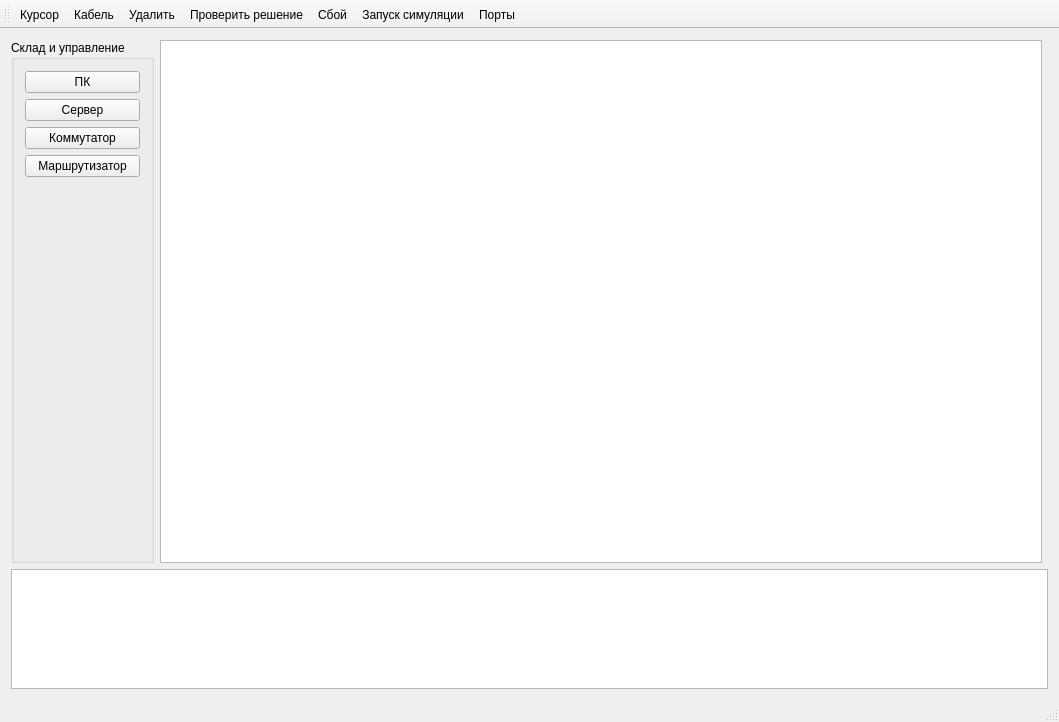
<?xml version="1.0" encoding="UTF-8"?>
<ui version="4.0">
 <class>LanTopologySimulatorClass</class>
 <widget class="QMainWindow" name="LanTopologySimulatorClass">
  <property name="geometry">
   <rect>
    <x>0</x>
    <y>0</y>
    <width>1059</width>
    <height>722</height>
   </rect>
  </property>
  <property name="windowTitle">
   <string>LanTopologySimulator</string>
  </property>
  <widget class="QWidget" name="centralWidget">
   <layout class="QGridLayout" name="gridLayout">
    <item row="0" column="0">
     <widget class="QGroupBox" name="boxInventory">
      <property name="title">
       <string>Склад и управление</string>
      </property>
      <layout class="QVBoxLayout" name="verticalLayout">
       <item>
        <widget class="QPushButton" name="btnPC">
         <property name="text">
          <string>ПК</string>
         </property>
         <property name="icon">
          <iconset resource="../LanTopologySimulator.qrc">
           <normaloff>:/LanTopologySimulator/icons/pc.svg</normaloff>:/LanTopologySimulator/icons/pc.svg</iconset>
         </property>
         <property name="iconSize">
          <size>
           <width>22</width>
           <height>22</height>
          </size>
         </property>
        </widget>
       </item>
       <item>
        <widget class="QPushButton" name="btnServer">
         <property name="text">
          <string>Сервер</string>
         </property>
         <property name="icon">
          <iconset>
           <selectedon>:/LanTopologySimulator/icons/server.svg</selectedon>
          </iconset>
         </property>
         <property name="iconSize">
          <size>
           <width>22</width>
           <height>22</height>
          </size>
         </property>
        </widget>
       </item>
       <item>
        <widget class="QPushButton" name="btnSwitch">
         <property name="text">
          <string>Коммутатор</string>
         </property>
         <property name="icon">
          <iconset>
           <selectedon>:/LanTopologySimulator/icons/switch.svg</selectedon>
          </iconset>
         </property>
         <property name="iconSize">
          <size>
           <width>22</width>
           <height>22</height>
          </size>
         </property>
        </widget>
       </item>
       <item>
        <widget class="QPushButton" name="btnRouter">
         <property name="text">
          <string>Маршрутизатор</string>
         </property>
         <property name="icon">
          <iconset>
           <selectedon>:/LanTopologySimulator/icons/router.svg</selectedon>
          </iconset>
         </property>
         <property name="iconSize">
          <size>
           <width>22</width>
           <height>22</height>
          </size>
         </property>
        </widget>
       </item>
       <item>
        <spacer name="verticalSpacer">
         <property name="orientation">
          <enum>Qt::Vertical</enum>
         </property>
         <property name="sizeHint" stdset="0">
          <size>
           <width>20</width>
           <height>40</height>
          </size>
         </property>
        </spacer>
       </item>
      </layout>
     </widget>
    </item>
    <item row="1" column="0" colspan="3">
     <widget class="QPlainTextEdit" name="logTextEdit">
      <property name="maximumSize">
       <size>
        <width>16777215</width>
        <height>120</height>
       </size>
      </property>
     </widget>
    </item>
    <item row="0" column="1">
     <widget class="QGraphicsView" name="canvasView"/>
    </item>
   </layout>
  </widget>
  <widget class="QMenuBar" name="menuBar">
   <property name="geometry">
    <rect>
     <x>0</x>
     <y>0</y>
     <width>1059</width>
     <height>20</height>
    </rect>
   </property>
  </widget>
  <widget class="QToolBar" name="mainToolBar">
   <attribute name="toolBarArea">
    <enum>TopToolBarArea</enum>
   </attribute>
   <attribute name="toolBarBreak">
    <bool>false</bool>
   </attribute>
   <addaction name="actionCursor"/>
   <addaction name="actionCable"/>
   <addaction name="actionDelete"/>
   <addaction name="actionFerify"/>
   <addaction name="actionFailure"/>
   <addaction name="actionPlay"/>
   <addaction name="actionTogglePorts"/>
  </widget>
  <widget class="QStatusBar" name="statusBar"/>
  <action name="actionCursor">
   <property name="checkable">
    <bool>true</bool>
   </property>
   <property name="icon">
    <iconset resource="../LanTopologySimulator.qrc">
     <normaloff>:/LanTopologySimulator/icons/cursor.svg</normaloff>:/LanTopologySimulator/icons/cursor.svg</iconset>
   </property>
   <property name="text">
    <string>Курсор</string>
   </property>
   <property name="toolTip">
    <string>&lt;p style=&quot;margin:0;&quot;&gt;
  &lt;b&gt;Указатель&lt;/b&gt; &lt;span style=&quot;background-color:#E2E8F0; color:#1E293B; font-weight:bold; padding:1px 4px; border-radius:3px;&quot;&gt; V &lt;/span&gt;
&lt;/p&gt;
&lt;p style=&quot;margin:4px 0 0 0; color:#475569; font-size:9pt;&quot;&gt;
  Выбор, выделение и свободное перемещение узлов по холсту
&lt;/p&gt;</string>
   </property>
   <property name="shortcut">
    <string>V</string>
   </property>
  </action>
  <action name="actionCable">
   <property name="checkable">
    <bool>true</bool>
   </property>
   <property name="icon">
    <iconset resource="../LanTopologySimulator.qrc">
     <normaloff>:/LanTopologySimulator/icons/cable.svg</normaloff>:/LanTopologySimulator/icons/cable.svg</iconset>
   </property>
   <property name="text">
    <string>Кабель</string>
   </property>
   <property name="toolTip">
    <string>&lt;p style=&quot;margin:0;&quot;&gt;
  &lt;b&gt;Кабель связи&lt;/b&gt; &lt;span style=&quot;background-color:#E2E8F0; color:#2563EB; font-weight:bold; padding:1px 4px; border-radius:3px;&quot;&gt; C &lt;/span&gt;
&lt;/p&gt;
&lt;p style=&quot;margin:4px 0 0 0; color:#475569; font-size:9pt;&quot;&gt;
  Создание физических каналов передачи данных между портами устройств
&lt;/p&gt;</string>
   </property>
   <property name="shortcut">
    <string>C</string>
   </property>
  </action>
  <action name="actionFailure">
   <property name="checkable">
    <bool>true</bool>
   </property>
   <property name="icon">
    <iconset resource="../LanTopologySimulator.qrc">
     <normaloff>:/LanTopologySimulator/icons/fault.svg</normaloff>:/LanTopologySimulator/icons/fault.svg</iconset>
   </property>
   <property name="text">
    <string>Сбой</string>
   </property>
   <property name="toolTip">
    <string>&lt;p style=&quot;margin:0;&quot;&gt;
  &lt;b&gt;Имитация аварии&lt;/b&gt; &lt;span style=&quot;background-color:#FEE2E2; color:#DC2626; font-weight:bold; padding:1px 4px; border-radius:3px;&quot;&gt; F &lt;/span&gt;
&lt;/p&gt;
&lt;p style=&quot;margin:4px 0 0 0; color:#475569; font-size:9pt;&quot;&gt;
  Принудительный разрыв линии связи для проверки отказоустойчивости сети
&lt;/p&gt;</string>
   </property>
   <property name="shortcut">
    <string>F</string>
   </property>
  </action>
  <action name="actionFerify">
   <property name="icon">
    <iconset resource="../LanTopologySimulator.qrc">
     <normaloff>:/LanTopologySimulator/icons/check.svg</normaloff>:/LanTopologySimulator/icons/check.svg</iconset>
   </property>
   <property name="text">
    <string>Проверить решение</string>
   </property>
   <property name="toolTip">
    <string>&lt;p style=&quot;margin:0;&quot;&gt;
  &lt;b&gt;Проверка топологии&lt;/b&gt;
&lt;/p&gt;
&lt;p style=&quot;margin:4px 0 0 0; color:#047857; font-size:9pt;&quot;&gt;
  Запуск автотестов связности (BFS) и поиск критических точек отказа (SPOF)
&lt;/p&gt;</string>
   </property>
  </action>
  <action name="actionDelete">
   <property name="checkable">
    <bool>true</bool>
   </property>
   <property name="icon">
    <iconset resource="../LanTopologySimulator.qrc">
     <normaloff>:/LanTopologySimulator/icons/delete.svg</normaloff>:/LanTopologySimulator/icons/delete.svg</iconset>
   </property>
   <property name="text">
    <string>Удалить</string>
   </property>
   <property name="toolTip">
    <string>&lt;p style=&quot;margin:0;&quot;&gt;
  &lt;b&gt;Удалить&lt;/b&gt; &lt;span style=&quot;background-color:#FEE2E2; color:#DC2626; font-weight:bold; padding:1px 4px; border-radius:3px;&quot;&gt; Del &lt;/span&gt;
&lt;/p&gt;
&lt;p style=&quot;margin:4px 0 0 0; color:#475569; font-size:9pt;&quot;&gt;
  Удаление выделенного узла или линии связи с холста сети
&lt;/p&gt;</string>
   </property>
   <property name="shortcut">
    <string>Del</string>
   </property>
  </action>
  <action name="actionPlay">
   <property name="icon">
    <iconset resource="../LanTopologySimulator.qrc">
     <normaloff>:/LanTopologySimulator/icons/play.svg</normaloff>:/LanTopologySimulator/icons/play.svg</iconset>
   </property>
   <property name="text">
    <string>Запуск симуляции</string>
   </property>
   <property name="toolTip">
    <string>&lt;p style=&quot;margin:0;&quot;&gt;
  &lt;b&gt;Запуск симуляции&lt;/b&gt; &lt;span style=&quot;background-color:#D1FAE5; color:#047857; font-weight:bold; padding:1px 4px; border-radius:3px;&quot;&gt; Пробел &lt;/span&gt;
&lt;/p&gt;
&lt;p style=&quot;margin:4px 0 0 0; color:#475569; font-size:9pt;&quot;&gt;
  Имитация прохождения сетевых пакетов (Ping) и визуализация движения трафика
&lt;/p&gt;</string>
   </property>
   <property name="shortcut">
    <string>Space</string>
   </property>
  </action>
  <action name="actionTogglePorts">
   <property name="checkable">
    <bool>true</bool>
   </property>
   <property name="checked">
    <bool>false</bool>
   </property>
   <property name="enabled">
    <bool>true</bool>
   </property>
   <property name="icon">
    <iconset resource="../LanTopologySimulator.qrc">
     <normaloff>:/LanTopologySimulator/icons/ports.svg</normaloff>:/LanTopologySimulator/icons/ports.svg</iconset>
   </property>
   <property name="text">
    <string>Порты</string>
   </property>
   <property name="toolTip">
    <string>&lt;p style=&quot;margin:0;&quot;&gt;
  &lt;b&gt;Отображение портов&lt;/b&gt; &lt;span style=&quot;background-color:#DBEAFE; color:#1D4ED8; font-weight:bold; padding:1px 4px; border-radius:3px;&quot;&gt; P &lt;/span&gt;
&lt;/p&gt;
&lt;p style=&quot;margin:4px 0 0 0; color:#475569; font-size:9pt;&quot;&gt;
  Быстрое переключение видимости меток сетевых интерфейсов на схеме
&lt;/p&gt;</string>
   </property>
   <property name="shortcut">
    <string>P</string>
   </property>
  </action>
 </widget>
 <layoutdefault spacing="6" margin="11"/>
 <resources>
  <include location="../LanTopologySimulator.qrc"/>
 </resources>
 <connections/>
</ui>
